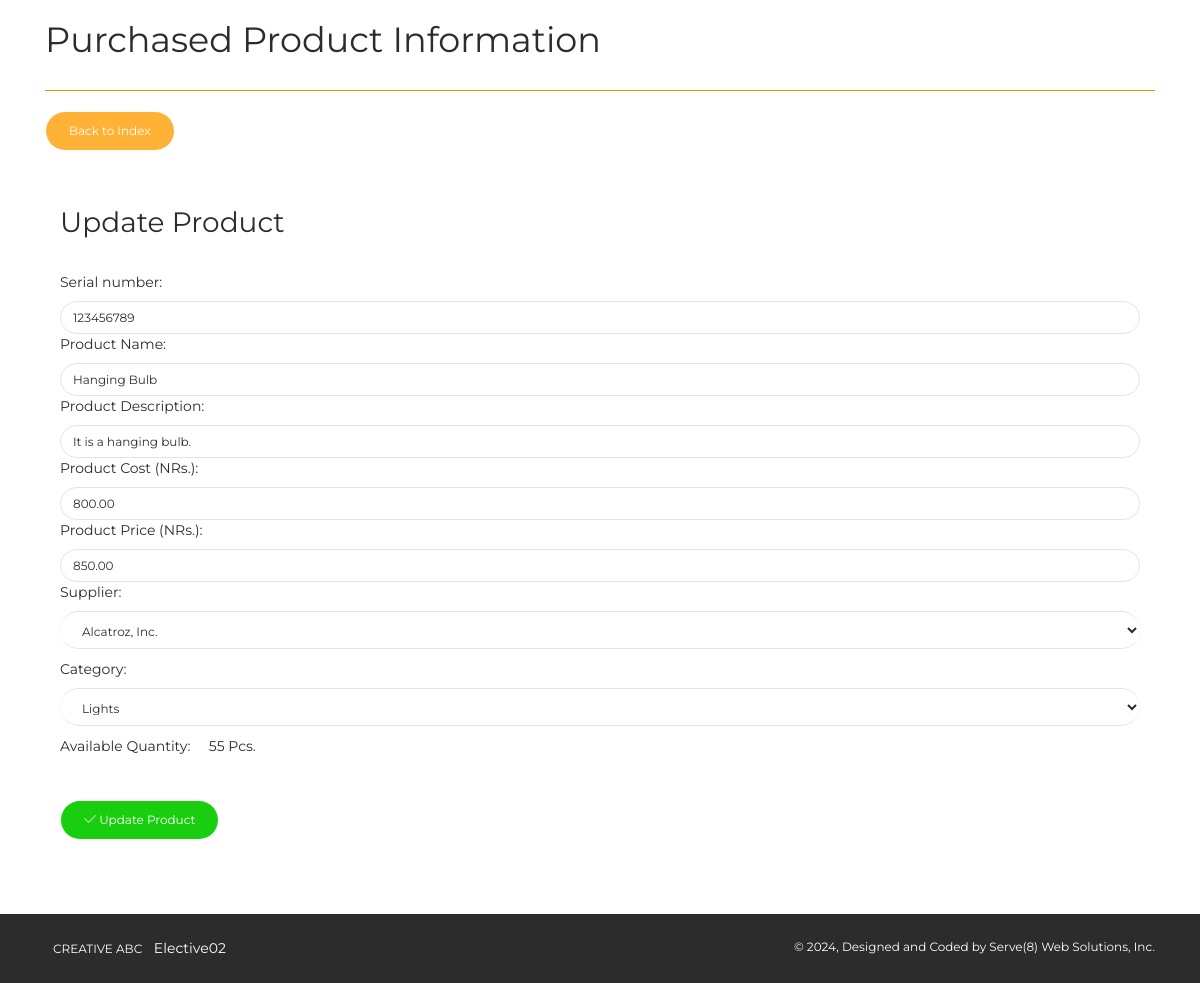
/Electricks-shop/pages/product_update.php?prod_id=1, run on the app's committed database.
### tables this page shows
CREATE TABLE `products` (
  `prod_id` int(11) NOT NULL,
  `prod_name` varchar(50) NOT NULL,
  `prod_desc` varchar(500) NOT NULL,
  `prod_qty` int(11) NOT NULL,
  `prod_cost` decimal(10,2) NOT NULL,
  `prod_price` decimal(10,2) NOT NULL,
  `category` varchar(100) NOT NULL,
  `supplier` varchar(100) NOT NULL,
  `prod_serial` varchar(50) NOT NULL,
  `prod_pic1` varchar(500) NOT NULL
);

### Electricks-shop/pages/product_update.php (the view, shortened to what this page needs)
<?php
include("../config/dbconn.php");
?>
<?php
$id=isset($_GET['prod_id']) ? $_GET['prod_id'] : die('ERROR: Record ID not found.');
$result = mysqli_query($dbconn, "SELECT * FROM products WHERE prod_id=$id");
while($res = mysqli_fetch_array($result))
{
    $prod_name = $res['prod_name'];
    $prod_desc = $res['prod_desc'];
    $prod_qty = $res['prod_qty'];
    $prod_cost = $res['prod_cost'];
    $prod_price = $res['prod_price'];
    $prod_serial = $res['prod_serial'];
}
?>
<!DOCTYPE html>
<html lang="en">
<head>
    <link rel="stylesheet" href="https://maxcdn.bootstrapcdn.com/font-awesome/latest/css/font-awesome.min.css" />
    <link href="../assets/css/bootstrap.min.css" rel="stylesheet" />
    <link href="../assets/css/now-ui-kit.css?v=1.1.0" rel="stylesheet" />
    <link href="../assets/css/demo.css" rel="stylesheet" />
</head>
<body class="index-page sidebar-collapse">
    <div class="wrapper">
<br>
        <div class="main">
            <div class="section section-basic">
                <div class="container">
                      <h2>Purchased Product Information</h2>
                      <hr color="orange">
                      <a href='admin_panel.php' class='btn btn-warning btn-round'>Back to Index</a>
                <br>
                <div class="col-md-12">
    <div class="panel panel-success panel-size-custom">
  <div class="panel-heading mt-5"><h3>Update Product</h3></div>
  <div class="panel-body">
    <form action="product_update.php" method="post">
        <div class="form group">
            <label for="prod_name">Serial number:</label>
            <input type="text" class="form-control" id="prod_serial" name="prod_serial" value="<?php echo $prod_serial;?>">
            <label for="prod_name">Product Name:</label>
            <input type="text" class="form-control" id="prod_name" name="prod_name" value="<?php echo $prod_name;?>">
            <label for="prod_desc">Product Description:</label>
            <input type="text" class="form-control" id="prod_desc" name="prod_desc" value="<?php echo $prod_desc;?>">
            <label for="prod_cost">Product Cost (NRs.):</label>
            <input type="text" class="form-control" id="prod_cost" name="prod_cost" value="<?php echo $prod_cost;?>">
            <label for="prod_price">Product Price (NRs.):</label>
            <input type="text" class="form-control" id="prod_price" name="prod_price" value="<?php echo $prod_price;?>">
                    <div class="form-group">
                        <label for="supp_name">Supplier:</label>
                        <div class="input-group">
                            <select class="form-control" id="supplier" name="supplier" required>
                              <?php
                              include('../config/dbconn.php');
                              $query=mysqli_query($dbconn,"SELECT supp_name FROM supplier ORDER BY supp_name ASC")or die(mysqli_error());
                              while($row=mysqli_fetch_array($query)){
                                  ?>
                                <option value="<?php echo $row['supp_name'];?>"><?php echo $row['supp_name'];?></option>
                                <?php }?>
                            </select>
                        </div>
                        <label for="category">Category:</label>
                        <div class="input-group">
                            <select class="form-control" id="category" name="category" required>
                              <?php
                              include('../config/dbconn.php');
                              $query=mysqli_query($dbconn,"SELECT cat_name FROM category ORDER BY cat_name ASC")or die(mysqli_error());
                              while($row=mysqli_fetch_array($query)){
                              ?>
                                <option value="<?php echo $row['cat_name'];?>"><?php echo $row['cat_name'];?></option>
                                <?php }?>
                            </select>
                        </div>
                        <label for="prod_qty" id="prod_qty" name="prod_qty">Available Quantity: &nbsp &nbsp <?php echo $prod_qty;?> Pcs.</label>
                    </div>
                </div>
             </div>
            </div>
            <br>
            <div class="form group">
                <button type="submit" class="btn btn-success btn-round" id="submit" name="update">
                    <i class="now-ui-icons ui-1_check"></i> Update Product
                </button>
            </div>
  </div>
</div>
</div>
<footer class="footer" data-background-color="black">
            <div class="container">
                <nav>
                    <ul>
                        <li>
                            <a href="" target="_blank">
                                Creative ABC
                            </a>
                        </li>
                        <li>
                            Elective02
                        </li>
                    </ul>
                </nav>
                <div class="copyright">
                    &copy;
                    , Designed and Coded by Serve(8) Web Solutions, Inc.
                </div>
            </div>
        </footer>
    </div>
</body>
</html>

### Electricks-shop/assets/css/demo.css (style rules this page uses)
.section-basic { padding-top: 0; }

### data on the page
products: prod_serial "123456789", prod_name "Hanging Bulb", prod_desc "It is a hanging bulb.", prod_cost "800.00", prod_price "850.00", prod_qty "55"

### other printed values
form field supplier "Alcatroz, Inc."
form field category "Lights"
